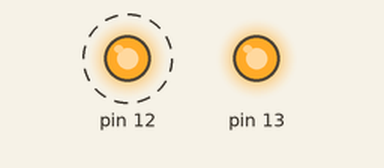
Recording of a sketch running on a simulated Arduino Uno, built with avr-gcc and run on an emulated ATmega328P. Parts: output pins drawn as LEDs (lit = HIGH). Dashed ring = blinking. What the sketch prints to the serial monitor is not drawn.

Above: at 0.5 s.
At 2.5 s:
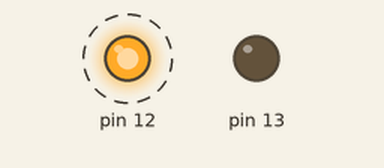
Timing chart, 0 to 5.2 s (numbered marks = the images above):
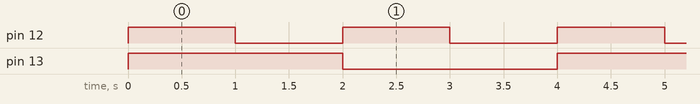

Measured:
- by itself, pin 12: alternates HIGH for 1.0 s and LOW for 1.0 s
- by itself, pin 13: alternates HIGH for 2.0 s and LOW for 2.0 s
- by itself, everything shown: repeats every 4.0 s, in 4 steps

The sketch:

Task2.ino
```cpp
void setup() {
  // put your setup code here, to run once:
  pinMode(12, OUTPUT);
  pinMode(13, OUTPUT);
  Serial.begin(9600);
}

void loop() {
  // put your main code here, to run repeatedly:
  digitalWrite(12, HIGH);
  digitalWrite(13, HIGH);
  delay(1000);

  digitalWrite(12, LOW);
  delay(1000);

  digitalWrite(13, LOW);
  digitalWrite(12, HIGH);

  delay(1000);

  digitalWrite(12, LOW);
  delay(1000);


  Serial.println("HI");
}
```
